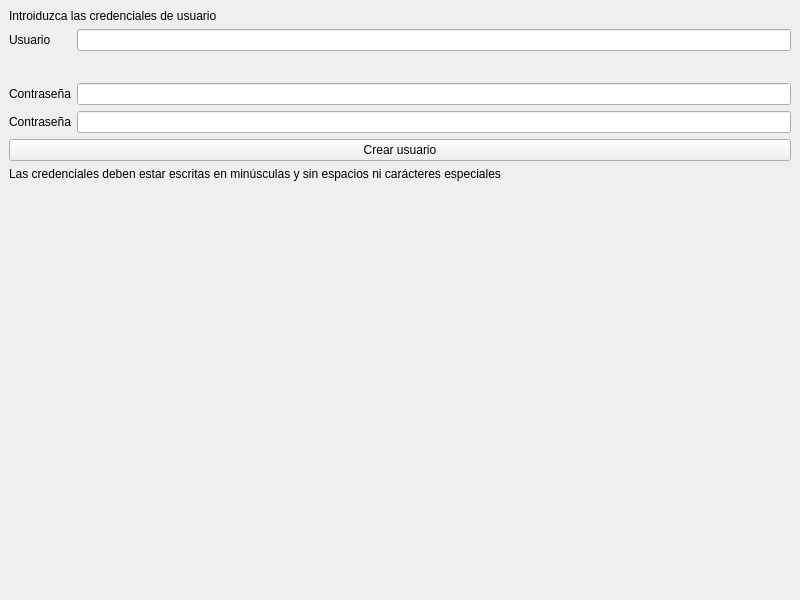
<?xml version="1.0" encoding="UTF-8"?>
<ui version="4.0">
 <class>userCreatorActivity</class>
 <widget class="QMainWindow" name="userCreatorActivity">
  <property name="geometry">
   <rect>
    <x>0</x>
    <y>0</y>
    <width>800</width>
    <height>600</height>
   </rect>
  </property>
  <property name="windowTitle">
   <string>userCreatorActivity</string>
  </property>
  <widget class="QWidget" name="formLayoutWidget">
   <layout class="QFormLayout" name="formLayout">
    <item row="0" column="0" colspan="2">
     <widget class="QLabel" name="label_4">
      <property name="text">
       <string>Introiduzca las credenciales de usuario</string>
      </property>
     </widget>
    </item>
    <item row="1" column="0">
     <widget class="QLabel" name="label">
      <property name="text">
       <string>Usuario</string>
      </property>
     </widget>
    </item>
    <item row="1" column="1">
     <widget class="QLineEdit" name="user"/>
    </item>
    <item row="2" column="0" colspan="2">
     <spacer name="verticalSpacer">
      <property name="sizeType">
       <enum>QSizePolicy::Fixed</enum>
      </property>
      <property name="sizeHint" stdset="0">
       <size>
        <width>20</width>
        <height>20</height>
       </size>
      </property>
     </spacer>
    </item>
    <item row="3" column="0">
     <widget class="QLabel" name="label_2">
      <property name="text">
       <string>Contraseña</string>
      </property>
     </widget>
    </item>
    <item row="3" column="1">
     <widget class="QLineEdit" name="password"/>
    </item>
    <item row="4" column="0">
     <widget class="QLabel" name="label_3">
      <property name="text">
       <string>Contraseña</string>
      </property>
     </widget>
    </item>
    <item row="4" column="1">
     <widget class="QLineEdit" name="repeatPassword"/>
    </item>
    <item row="5" column="0" colspan="2">
     <widget class="QPushButton" name="createUser">
      <property name="text">
       <string>Crear usuario</string>
      </property>
     </widget>
    </item>
    <item row="6" column="0" colspan="2">
     <widget class="QLabel" name="label_5">
      <property name="text">
       <string>Las credenciales deben estar escritas en minúsculas y sin espacios ni carácteres especiales</string>
      </property>
     </widget>
    </item>
   </layout>
  </widget>
 </widget>
 <resources/>
 <connections/>
</ui>
